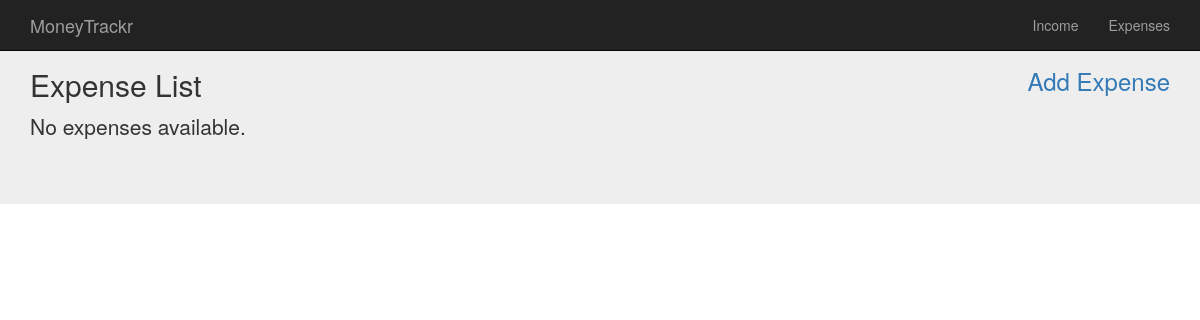
/expense/, run on an earlier commit of the app's database.
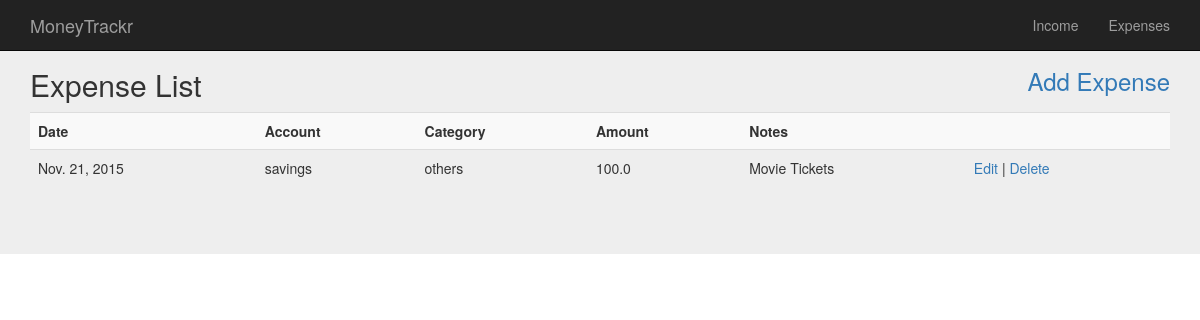
And on a later commit of the database.
### application/models.py (models this page shows)
class Expense(models.Model):
    date = models.DateField()
    category = models.ForeignKey(Category)
    amount = models.FloatField()
    account = models.ForeignKey(Account)
    notes = models.CharField(max_length=50)

class Account(models.Model):
    name = models.CharField(max_length=30)

class Category(models.Model):
    name = models.CharField(max_length=30)
    type = models.CharField(max_length=10)

### application/views.py (the view)
# urls.py: url(r'^expense/(\d+)/delete', expense_delete),
def expense(request):
    expense_list = Expense.objects.all()
    return render(request, 'expense/list.html', {'expense_list': expense_list})

### application/templates/expense/list.html (shortened to what this page needs)
{% extends "base.html" %}
{% block content %}
    <div class = "row">
        <div class = "col-lg-6">
            <h2>Expense List</h2>
        </div>
        <div class = col-lg-6>
            <div class = "pull-right">
                <h3><a href="new">Add Expense</a></h3>
            </div>
        </div>
    </div>
    {% if expense_list %}
        <table class = "table table-striped table-hover table-responsive">
            <tr>
                <th>Date</th>
                <th>Account</th>
                <th>Category</th>
                <th>Amount</th>
                <th>Notes</th>
                <th></th>
            </tr>
            {% for expense in expense_list %}
                <tr>
                    <td>{{ expense.date }}</td>
                    <td> {{ expense.account.name }}</td>
                    <td>{{ expense.category.name }}</td>
                    <td>{{ expense.amount }}</td>
                    <td>{{ expense.notes }}</td>
                    <td> <a href="{{ expense.id }}/edit">Edit</a> |
                             <a href="{{expense.id}}/delete", id="delete-expense-{{expense.id }}", onclick="return confirm('Are you sure want to delete this item?');">Delete</a>
                </tr>
                    <div class = "col-lg-2">
                    </div>
                </div>
            {% endfor %}
    {% else %}
        <p>No expenses available.</p>
    {% endif %}
{% endblock %}

What changed in the data, as far as the page shows it:
added Expense: date "Nov. 21, 2015", account.name "savings", category.name "others", amount "100.0", notes "Movie Tickets"
Also different on the page:
text no longer shown: "No expenses available."
text now shown: "Date Account Category Amount Notes"
